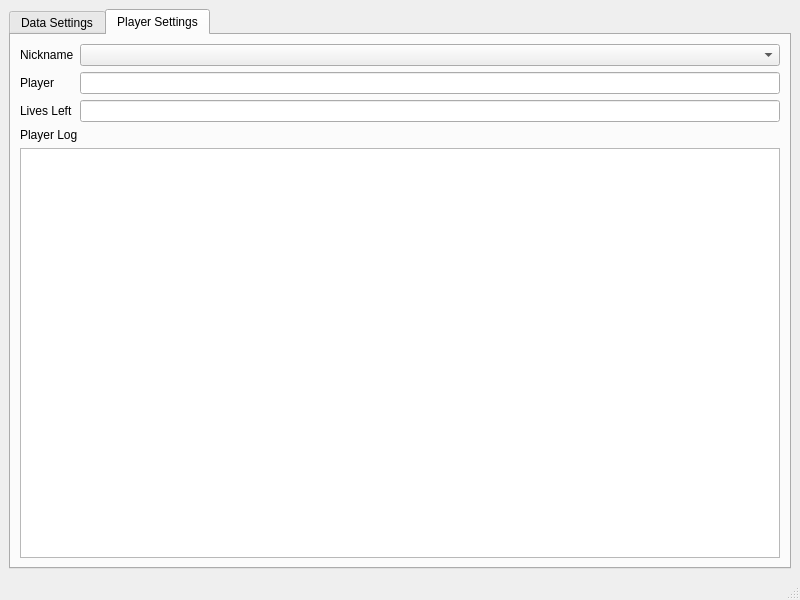
<?xml version="1.0" encoding="UTF-8"?>
<ui version="4.0">
 <class>Backend</class>
 <widget class="QMainWindow" name="Backend">
  <property name="geometry">
   <rect>
    <x>0</x>
    <y>0</y>
    <width>800</width>
    <height>600</height>
   </rect>
  </property>
  <property name="windowTitle">
   <string>MainWindow</string>
  </property>
  <widget class="QWidget" name="centralwidget">
   <layout class="QGridLayout" name="gridLayout_2">
    <item row="0" column="1">
     <widget class="QTabWidget" name="tabWidget">
      <property name="currentIndex">
       <number>1</number>
      </property>
      <widget class="QWidget" name="dataSettings">
       <attribute name="title">
        <string>Data Settings</string>
       </attribute>
       <layout class="QGridLayout" name="gridLayout_3">
        <item row="4" column="1">
         <widget class="QLabel" name="dataStatusLabel">
          <property name="text">
           <string>Unsaved Changes!</string>
          </property>
          <property name="alignment">
           <set>Qt::AlignCenter</set>
          </property>
         </widget>
        </item>
        <item row="4" column="2">
         <widget class="QPushButton" name="dataUpdateButton">
          <property name="text">
           <string>Update</string>
          </property>
         </widget>
        </item>
        <item row="5" column="1">
         <spacer name="verticalSpacer">
          <property name="orientation">
           <enum>Qt::Vertical</enum>
          </property>
          <property name="sizeHint" stdset="0">
           <size>
            <width>20</width>
            <height>40</height>
           </size>
          </property>
         </spacer>
        </item>
        <item row="1" column="1">
         <widget class="QLineEdit" name="credentialsLine">
          <property name="text">
           <string/>
          </property>
         </widget>
        </item>
        <item row="1" column="2">
         <widget class="QPushButton" name="credentialsBrowseButton">
          <property name="text">
           <string>Browse</string>
          </property>
         </widget>
        </item>
        <item row="0" column="1">
         <widget class="QLineEdit" name="spreadsheetIDLine"/>
        </item>
        <item row="3" column="1">
         <widget class="QLineEdit" name="dataRangeLine"/>
        </item>
        <item row="0" column="0">
         <widget class="QLabel" name="label">
          <property name="text">
           <string>Spreadsheet ID</string>
          </property>
         </widget>
        </item>
        <item row="2" column="0">
         <widget class="QLabel" name="label_4">
          <property name="text">
           <string>Stream Directory</string>
          </property>
         </widget>
        </item>
        <item row="2" column="2">
         <widget class="QPushButton" name="streamDirectoryBrowseButton">
          <property name="text">
           <string>Browse</string>
          </property>
         </widget>
        </item>
        <item row="2" column="1">
         <widget class="QLineEdit" name="streamDirectoryLine"/>
        </item>
        <item row="1" column="0">
         <widget class="QLabel" name="label_2">
          <property name="text">
           <string>Credentials Directory</string>
          </property>
         </widget>
        </item>
        <item row="3" column="0">
         <widget class="QLabel" name="label_9">
          <property name="text">
           <string>Data Range</string>
          </property>
         </widget>
        </item>
       </layout>
      </widget>
      <widget class="QWidget" name="playerSettings">
       <attribute name="title">
        <string>Player Settings</string>
       </attribute>
       <layout class="QVBoxLayout" name="verticalLayout">
        <item>
         <layout class="QGridLayout" name="gridLayout">
          <item row="0" column="0">
           <widget class="QLabel" name="label_5">
            <property name="text">
             <string>Nickname</string>
            </property>
           </widget>
          </item>
          <item row="0" column="1">
           <widget class="QComboBox" name="nicknameCombo"/>
          </item>
          <item row="1" column="0">
           <widget class="QLabel" name="label_7">
            <property name="text">
             <string>Player</string>
            </property>
           </widget>
          </item>
          <item row="1" column="1">
           <widget class="QLineEdit" name="playerBox">
            <property name="enabled">
             <bool>true</bool>
            </property>
            <property name="mouseTracking">
             <bool>true</bool>
            </property>
            <property name="readOnly">
             <bool>true</bool>
            </property>
           </widget>
          </item>
          <item row="2" column="0">
           <widget class="QLabel" name="label_6">
            <property name="text">
             <string>Lives Left</string>
            </property>
           </widget>
          </item>
          <item row="2" column="1">
           <widget class="QLineEdit" name="livesLeftBox">
            <property name="readOnly">
             <bool>true</bool>
            </property>
           </widget>
          </item>
         </layout>
        </item>
        <item>
         <widget class="QLabel" name="label_8">
          <property name="text">
           <string>Player Log</string>
          </property>
         </widget>
        </item>
        <item>
         <widget class="QListWidget" name="playerLogList"/>
        </item>
       </layout>
      </widget>
     </widget>
    </item>
   </layout>
  </widget>
  <widget class="QMenuBar" name="menubar">
   <property name="geometry">
    <rect>
     <x>0</x>
     <y>0</y>
     <width>800</width>
     <height>26</height>
    </rect>
   </property>
  </widget>
  <widget class="QStatusBar" name="statusbar"/>
 </widget>
 <resources/>
 <connections/>
</ui>
